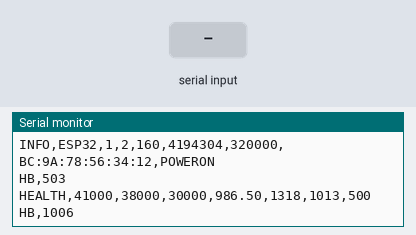
The program below on a simulated ESP32. Shown: the last lines printed to the serial monitor. Inputs (shaded band) come from the test bench.

Above: at 1.2 s.
1.3 s: "HELLO?\n" received over Serial
At 1.46 s:
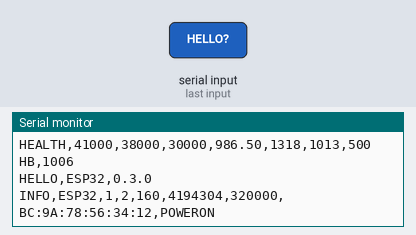
2.8 s: "1\n" received over Serial
At 3.4 s:
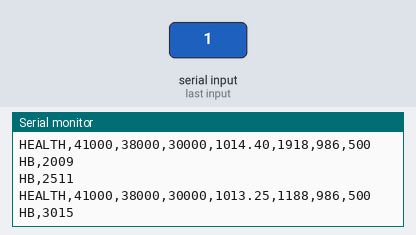
Timing chart, 0 to 5.8 s (numbered marks = the images above; inputs shaded):
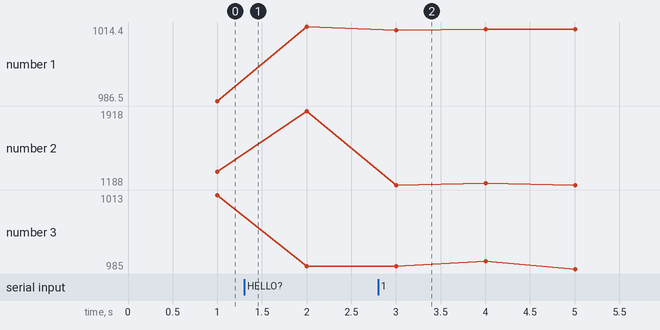

Measured:
- after the input at 2.8 s, the serial monitor: prints a new line after 0.20 s (image 2)
- plotted number 1: 986.5 → 1014.4 after the input at 1.3 s
- plotted number 2: 1318 → 1918 after the input at 1.3 s
- plotted number 3: 1013 → 986 after the input at 1.3 s

The program:

main.cpp
```cpp
#include <Arduino.h>
#include <esp_system.h>

constexpr uint32_t SERIAL_BAUD = 115200;
constexpr uint32_t HEARTBEAT_INTERVAL_MS = 500;
constexpr uint32_t HEALTH_INTERVAL_MS = 1000;

// Dashboard communication runs on core 0 so loop() keeps core 1 to itself
constexpr BaseType_t TELEMETRY_CORE = 0;
constexpr uint32_t TELEMETRY_STACK_BYTES = 4096;
constexpr UBaseType_t TELEMETRY_PRIORITY = 1;
constexpr uint32_t TELEMETRY_PERIOD_MS = 5;

constexpr const char* DEVICE_NAME = "ESP32";
constexpr const char* FIRMWARE_VERSION = "0.3.0";

// Protocol (one message per line):
//   ESP32 -> PC : HB,<uptime_ms>               heartbeat
//                 HELLO,<device>,<version>     identification
//                 INFO,<chip>,<revision>,<cores>,<cpu_mhz>,<flash_bytes>,<heap_bytes>,<mac>,<reset_reason>
//                 HEALTH,<free_heap>,<min_free_heap>,<max_alloc_heap>,<loop_avg_us>,<loop_max_us>,<loop_hz>,<stack_free_bytes>
//                 (loop_* and stack_free_bytes describe the loop() task on core 1)
//   PC -> ESP32 : HELLO?                       request HELLO and INFO

struct LoopStats {
  uint32_t lastStartUs = 0;
  uint64_t sumUs = 0;
  uint32_t count = 0;
  uint32_t maxUs = 0;
};

// Written by loop() on core 1, read and reset by the telemetry task on core 0
LoopStats loopStats;
portMUX_TYPE loopStatsMux = portMUX_INITIALIZER_UNLOCKED;

TaskHandle_t mainLoopTask = nullptr;

const char* resetReasonName(esp_reset_reason_t reason) {
  switch (reason) {
    case ESP_RST_POWERON:   return "POWERON";
    case ESP_RST_EXT:       return "EXT";
    case ESP_RST_SW:        return "SW";
    case ESP_RST_PANIC:     return "PANIC";
    case ESP_RST_INT_WDT:   return "INT_WDT";
    case ESP_RST_TASK_WDT:  return "TASK_WDT";
    case ESP_RST_WDT:       return "WDT";
    case ESP_RST_DEEPSLEEP: return "DEEPSLEEP";
    case ESP_RST_BROWNOUT:  return "BROWNOUT";
    case ESP_RST_SDIO:      return "SDIO";
    default:                return "UNKNOWN";
  }
}

void printHello() {
  Serial.printf("HELLO,%s,%s\n", DEVICE_NAME, FIRMWARE_VERSION);
}

void printInfo() {
  uint64_t mac = ESP.getEfuseMac();
  Serial.printf("INFO,%s,%u,%u,%lu,%lu,%lu,%02X:%02X:%02X:%02X:%02X:%02X,%s\n",
                ESP.getChipModel(),
                (unsigned)ESP.getChipRevision(),
                (unsigned)ESP.getChipCores(),
                (unsigned long)ESP.getCpuFreqMHz(),
                (unsigned long)ESP.getFlashChipSize(),
                (unsigned long)ESP.getHeapSize(),
                (uint8_t)(mac), (uint8_t)(mac >> 8), (uint8_t)(mac >> 16),
                (uint8_t)(mac >> 24), (uint8_t)(mac >> 32), (uint8_t)(mac >> 40),
                resetReasonName(esp_reset_reason()));
}

void handleCommand(const String& cmd) {
  if (cmd == "HELLO?") {
    printHello();
    printInfo();
  }
}

void readCommands() {
  static String buffer;
  while (Serial.available()) {
    char c = Serial.read();
    if (c == '\n') {
      buffer.trim();
      handleCommand(buffer);
      buffer = "";
    } else if (buffer.length() < 64) {
      buffer += c;
    }
  }
}

// Measures the time between consecutive loop() starts
void measureLoop() {
  uint32_t now = micros();
  portENTER_CRITICAL(&loopStatsMux);
  if (loopStats.lastStartUs != 0) {
    uint32_t dt = now - loopStats.lastStartUs;
    loopStats.sumUs += dt;
    loopStats.count++;
    if (dt > loopStats.maxUs) loopStats.maxUs = dt;
  }
  loopStats.lastStartUs = now;
  portEXIT_CRITICAL(&loopStatsMux);
}

void sendHeartbeat() {
  static uint32_t lastBeat = 0;
  uint32_t now = millis();
  if (now - lastBeat >= HEARTBEAT_INTERVAL_MS) {
    lastBeat = now;
    Serial.printf("HB,%lu\n", now);
  }
}

void sendHealth() {
  static uint32_t lastReport = 0;
  uint32_t now = millis();
  uint32_t elapsed = now - lastReport;
  if (elapsed < HEALTH_INTERVAL_MS) return;
  lastReport = now;

  // Take a snapshot under the lock; never print while holding it
  portENTER_CRITICAL(&loopStatsMux);
  LoopStats snapshot = loopStats;
  loopStats.sumUs = 0;
  loopStats.count = 0;
  loopStats.maxUs = 0;
  portEXIT_CRITICAL(&loopStatsMux);

  float avgUs = snapshot.count ? (float)snapshot.sumUs / snapshot.count : 0;
  uint32_t loopHz = (uint64_t)snapshot.count * 1000 / elapsed;

  Serial.printf("HEALTH,%lu,%lu,%lu,%.2f,%lu,%lu,%lu\n",
                (unsigned long)ESP.getFreeHeap(),
                (unsigned long)ESP.getMinFreeHeap(),
                (unsigned long)ESP.getMaxAllocHeap(),
                avgUs,
                (unsigned long)snapshot.maxUs,
                (unsigned long)loopHz,
                (unsigned long)uxTaskGetStackHighWaterMark(mainLoopTask));
}

// Runs on core 0 and owns the serial port, so serial I/O never slows loop() down
void telemetryTask(void*) {
  printHello();
  printInfo();
  for (;;) {
    readCommands();
    sendHeartbeat();
    sendHealth();
    vTaskDelay(pdMS_TO_TICKS(TELEMETRY_PERIOD_MS));
  }
}

void setup() {
  Serial.begin(SERIAL_BAUD);
  // setup() runs inside the loop task, so this is the task loop() runs in
  mainLoopTask = xTaskGetCurrentTaskHandle();
  xTaskCreatePinnedToCore(telemetryTask, "telemetry", TELEMETRY_STACK_BYTES, nullptr,
                          TELEMETRY_PRIORITY, nullptr, TELEMETRY_CORE);
}

// Core 1: kept free for time-critical work (motor control will go here)
void loop() {
  measureLoop();
}
```
